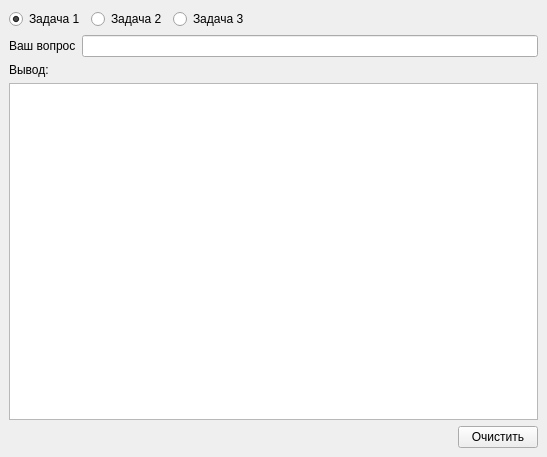
<?xml version="1.0" encoding="UTF-8"?>
<ui version="4.0">
 <class>MainWindow</class>
 <widget class="QMainWindow" name="MainWindow">
  <property name="geometry">
   <rect>
    <x>0</x>
    <y>0</y>
    <width>547</width>
    <height>457</height>
   </rect>
  </property>
  <property name="windowTitle">
   <string>MainWindow</string>
  </property>
  <widget class="QWidget" name="centralwidget">
   <layout class="QVBoxLayout" name="verticalLayout">
    <item>
     <layout class="QHBoxLayout" name="horizontalLayout_2">
      <item>
       <widget class="QRadioButton" name="task1">
        <property name="text">
         <string>Задача 1</string>
        </property>
        <property name="checked">
         <bool>true</bool>
        </property>
       </widget>
      </item>
      <item>
       <widget class="QRadioButton" name="task2">
        <property name="text">
         <string>Задача 2</string>
        </property>
       </widget>
      </item>
      <item>
       <widget class="QRadioButton" name="task3">
        <property name="text">
         <string>Задача 3</string>
        </property>
       </widget>
      </item>
      <item>
       <spacer name="horizontalSpacer">
        <property name="orientation">
         <enum>Qt::Horizontal</enum>
        </property>
        <property name="sizeHint" stdset="0">
         <size>
          <width>40</width>
          <height>20</height>
         </size>
        </property>
       </spacer>
      </item>
     </layout>
    </item>
    <item>
     <layout class="QHBoxLayout" name="horizontalLayout">
      <item>
       <widget class="QLabel" name="label">
        <property name="text">
         <string>Ваш вопрос</string>
        </property>
       </widget>
      </item>
      <item>
       <widget class="QLineEdit" name="in"/>
      </item>
     </layout>
    </item>
    <item>
     <widget class="QLabel" name="label_2">
      <property name="text">
       <string>Вывод:</string>
      </property>
     </widget>
    </item>
    <item>
     <widget class="QPlainTextEdit" name="out"/>
    </item>
    <item>
     <layout class="QHBoxLayout" name="horizontalLayout_3">
      <item>
       <spacer name="horizontalSpacer_2">
        <property name="orientation">
         <enum>Qt::Horizontal</enum>
        </property>
        <property name="sizeHint" stdset="0">
         <size>
          <width>40</width>
          <height>20</height>
         </size>
        </property>
       </spacer>
      </item>
      <item>
       <widget class="QPushButton" name="clear">
        <property name="text">
         <string>Очистить</string>
        </property>
       </widget>
      </item>
     </layout>
    </item>
   </layout>
  </widget>
 </widget>
 <tabstops>
  <tabstop>in</tabstop>
  <tabstop>task2</tabstop>
  <tabstop>task3</tabstop>
  <tabstop>task1</tabstop>
  <tabstop>out</tabstop>
  <tabstop>clear</tabstop>
 </tabstops>
 <resources/>
 <connections/>
</ui>
